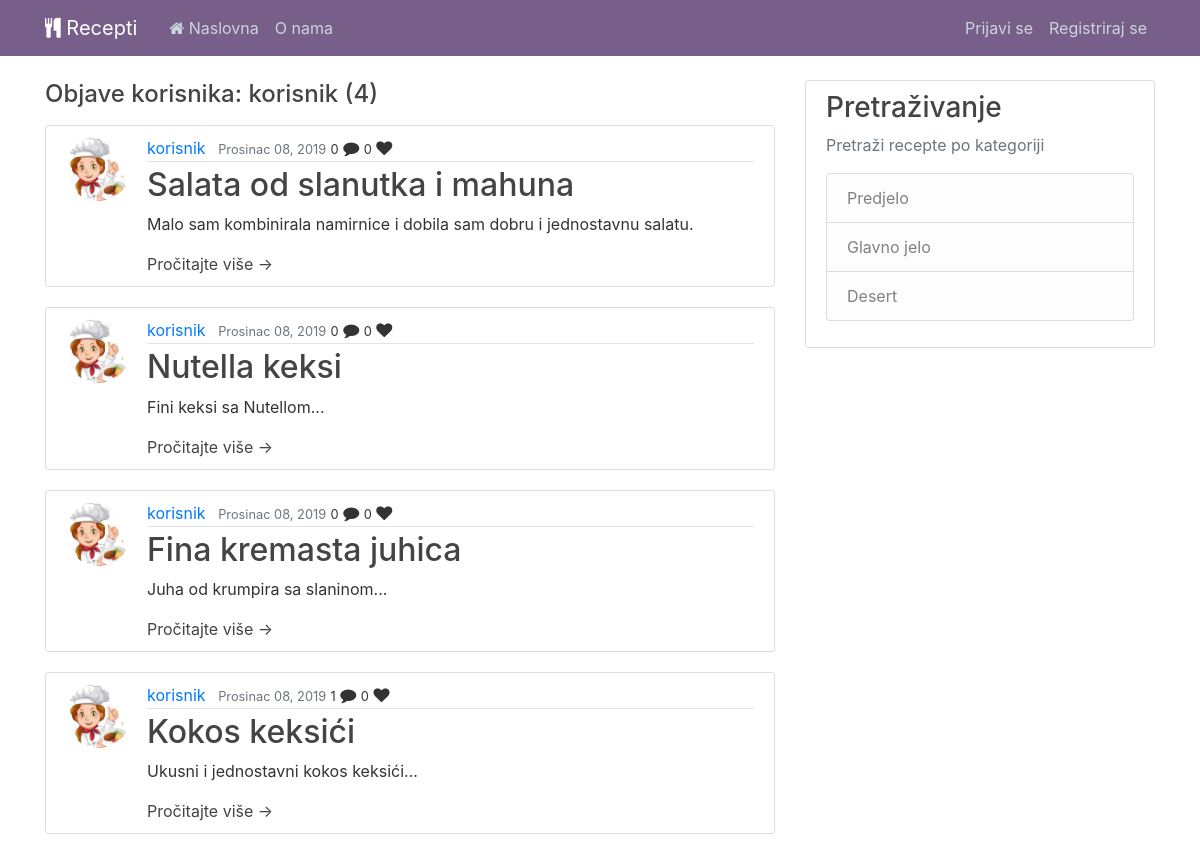
Page /user/korisnik on the committed database.
### recepti/models.py (models this page shows, shortened)
class Post(models.Model):
    naslov = models.CharField(max_length=100)
    sazetak = models.TextField(max_length=200, default='Super recept! Usudi se probati...')
    sadrzaj = models.TextField()
    slika = models.ImageField(default='default.png', upload_to='post_pics')
    date_posted = models.DateTimeField(default=timezone.now)
    autor = models.ForeignKey(User, on_delete=models.CASCADE)

### users/models.py (models this page shows, shortened)
class Profile(models.Model):
    user = models.OneToOneField(User, on_delete=models.CASCADE)
    image = models.ImageField(default='default.jpg', upload_to='profile_pics')

### recepti/views.py (the view)
# urls.py: path('user/<str:username>', UserPostListView.as_view(), name='user-posts'),
class UserPostListView(ListView):
    model = Post
    template_name = 'recepti/user_posts.html'  # <app>/<model>_<viewtype>.html
    context_object_name = 'posts'
    paginate_by = 5
    def get_queryset(self):
        user = get_object_or_404(User, username=self.kwargs.get('username'))
        return Post.objects.filter(autor=user).order_by('-date_posted')

### recepti/templates/recepti/user_posts.html (shortened to what this page needs)
{% extends "recepti/base.html" %}
{% block content %}
    <h4 class="mb-3">Objave korisnika: {{ view.kwargs.username }} ({{ page_obj.paginator.count }})</h4>
    {% for post in posts %}
        <article class="media content-section">
          <img class="rounded-circle article-img" src="{{ post.autor.profile.image.url }}">
          <div class="media-body">
            <div class="article-metadata">
              <a class="mr-2" href="{% url 'user-posts' post.autor.username %}">{{ post.autor }}</a>
              <small class="text-muted">{{ post.date_posted|date:"F d, Y" }}</small>
              <small class="">{{ post.comments.count }}</small>  <i class="fa fa-comment"></i>
              <small>0</small>  <i class="fa fa-heart"></i><br>
            </div>
            <h2><a class="article-title" href="{% url 'post-detail' post.id %}">{{ post.naslov }}</a></h2>
            <p class="article-content">{{ post.sazetak }}</p>
            <a href="{% url 'post-detail' post.id %}" class="article-title">Pročitajte više &rarr;</a>
          </div>
        </article>
    {% endfor %}
    {% endblock content %}

### recepti/static/recepti/main.css (style rules this page uses)
body { color: #333333; margin-top: 5rem; }
h1, h2, h3, h4, h5, h6 { color: #444444; }
.content-section { background: #ffffff; padding: 10px 20px; border: 1px solid #dddddd; border-radius: 3px; margin-bottom: 20px; }
.article-title { color: #444444; }
.article-content { white-space: pre-line; }
.article-img { height: 65px; width: 65px; margin-right: 16px; }
.article-metadata { padding-bottom: 1px; margin-bottom: 4px; border-bottom: 1px solid #e3e3e3 }

### rows in the picture
Post: autor.profile.image (picture), autor "korisnik", date_posted "Prosinac 08, 2019", comments.count "0", naslov "Salata od slanutka i mahuna", sazetak "Malo sam kombinirala namirnice i dobila sam dobru i jednostavnu salatu."
Post: autor.profile.image (picture), autor "korisnik", date_posted "Prosinac 08, 2019", comments.count "0", naslov "Nutella keksi", sazetak "Fini keksi sa Nutellom..."
Post: autor.profile.image (picture), autor "korisnik", date_posted "Prosinac 08, 2019", comments.count "0", naslov "Fina kremasta juhica", sazetak "Juha od krumpira sa slaninom..."
Post: autor.profile.image (picture), autor "korisnik", date_posted "Prosinac 08, 2019", comments.count "1", naslov "Kokos keksići", sazetak "Ukusni i jednostavni kokos keksići..."

### other values in the picture
{{ view.kwargs.username }} "korisnik"
{{ page_obj.paginator.count }} "4"
